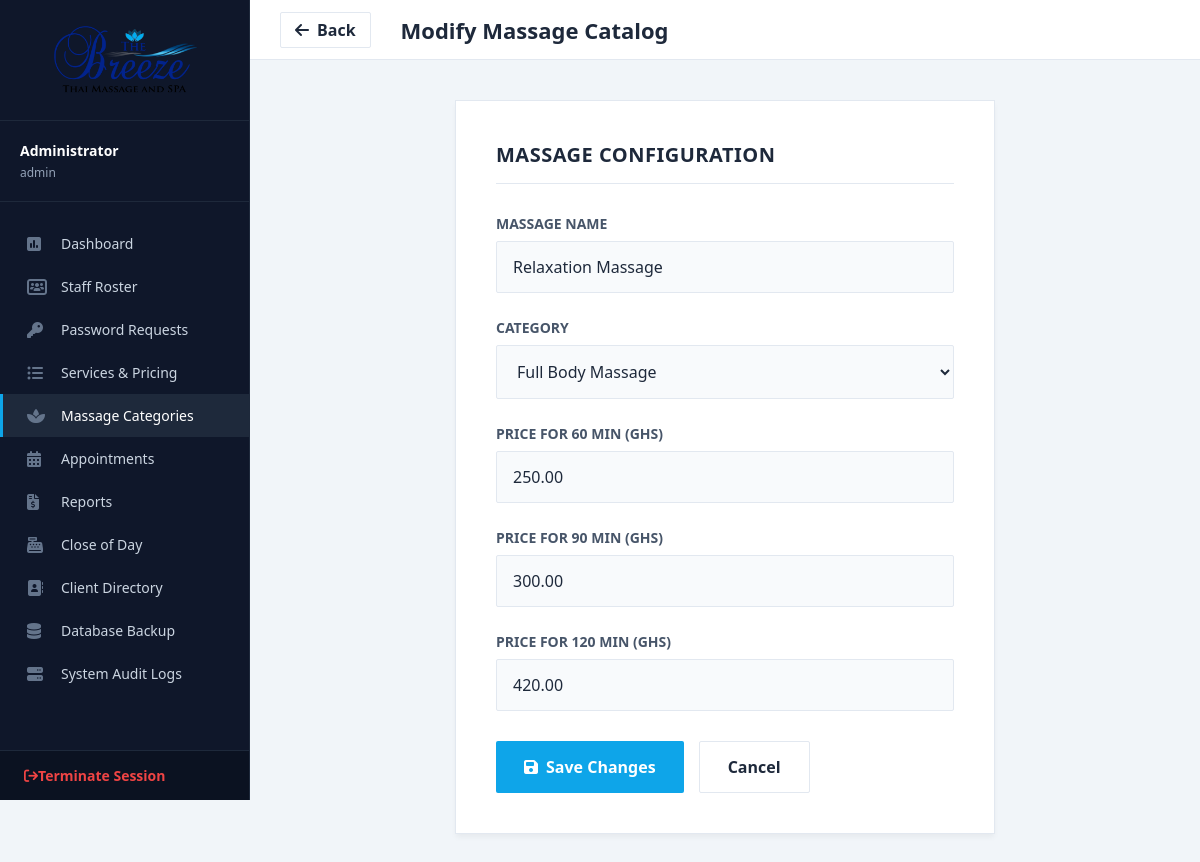
The app's page /admin/edit_massage.php?id=2&category=Full+Body+Massage (signed in) with its own data.
### tables this page shows
CREATE TABLE IF NOT EXISTS `massage_types` (
  `id` int(11) NOT NULL AUTO_INCREMENT,
  `name` varchar(100) DEFAULT NULL,
  `price_60` decimal(10,2) NOT NULL DEFAULT 0.00,
  `price_90` decimal(10,2) NOT NULL DEFAULT 0.00,
  `price_120` decimal(10,2) NOT NULL DEFAULT 0.00,
  `category` varchar(50) NOT NULL DEFAULT 'Full Body Massage',
  PRIMARY KEY (`id`)
);

### admin/edit_massage.php (the view, shortened to what this page needs)
<?php
include '../db.php';
$user_role = $_SESSION['user']['role'];
$massage_id = (int)$_GET['id'];
$stmt = $conn->prepare("SELECT * FROM massage_types WHERE id = ?");
$stmt->bind_param("i", $massage_id);
$stmt->execute();
$result = $stmt->get_result();
$massage = $result->fetch_assoc();
$return_category = trim((string)($_GET['category'] ?? $massage['category'] ?? 'Full Body Massage'));
$catalog_url = 'massage_management.php?category=' . urlencode($return_category);
?>
<!DOCTYPE html>
<html lang="en">
<head>
    <link rel="stylesheet" href="https://cdnjs.cloudflare.com/ajax/libs/font-awesome/6.4.0/css/all.min.css">
</head>
<body>
    <aside class="sidebar">
        <div class="sidebar-header"><img src="../assets/images/The-Breeze-1.png" alt="The Breeze Spa Logo" class="sidebar-logo"></div>
        <div class="user-profile"><h4><?= htmlspecialchars($_SESSION['user']['name']) ?></h4><p><?= htmlspecialchars($_SESSION['user']['username']) ?></p></div>
        <nav class="sidebar-menu">
            <a href="dashboard.php" class="menu-item"><i class="fas fa-square-poll-vertical"></i> Dashboard</a>
            <a href="staff_management.php" class="menu-item"><i class="fas fa-users-rectangle"></i> Staff Roster</a>
            <a href="password_requests.php" class="menu-item"><i class="fas fa-key"></i> Password Requests</a>
            <a href="services_management.php" class="menu-item"><i class="fas fa-list-ul"></i> Services & Pricing</a>
            <a href="massage_management.php" class="menu-item active"><i class="fas fa-spa"></i> Massage Categories</a>
            <a href="appointments.php" class="menu-item"><i class="fas fa-calendar-days"></i> Appointments</a>
            <a href="reports.php" class="menu-item"><i class="fas fa-file-invoice-dollar"></i> Reports</a>
            <a href="till.php" class="menu-item"><i class="fas fa-cash-register"></i> Close of Day</a>
            <a href="clients.php" class="menu-item"><i class="fas fa-address-book"></i> Client Directory</a>
            <?php if ($user_role === 'admin'): ?>
            <a href="backup.php" class="menu-item"><i class="fas fa-database"></i> Database Backup</a>
            <a href="audit_logs.php" class="menu-item"><i class="fas fa-server"></i> System Audit Logs</a>
            <?php endif; ?>
        </nav>
        <a href="../logout.php" class="logout-btn"><i class="fas fa-arrow-right-from-bracket"></i> Terminate Session</a>
    </aside>
    <main class="main-content">
        <header class="topbar">
            <h2>
                <a href="<?= htmlspecialchars($catalog_url) ?>" class="btn btn-outline btn-sm" style="margin-right: 15px; padding: 6px 14px;"><i class="fas fa-arrow-left"></i> Back</a>
                Modify Massage Catalog
            </h2>
        </header>
        <div class="content-wrapper">
            <div class="flat-card">
                <div class="flat-card-header"><h3>Massage Configuration</h3></div>
                <form method="post">
                    <div class="form-group">
                        <label>Massage Name</label>
                        <input type="text" name="name" class="form-control" value="<?= htmlspecialchars($massage['name']) ?>" required>
                    </div>
                    <div class="form-group">
                        <label>Category</label>
                        <select name="category" class="form-control" required>
                            <option value="Full Body Massage" <?= $massage['category'] === 'Full Body Massage' ? 'selected' : '' ?>>Full Body Massage</option>
                        </select>
                    </div>
                    <div class="form-group">
                        <label>Price for 60 Min (GHS)</label>
                        <input type="number" name="price_60" class="form-control" step="0.01" value="<?= htmlspecialchars($massage['price_60']) ?>">
                    </div>
                    <div class="form-group">
                        <label>Price for 90 Min (GHS)</label>
                        <input type="number" name="price_90" class="form-control" step="0.01" value="<?= htmlspecialchars($massage['price_90']) ?>">
                    </div>
                    <div class="form-group">
                        <label>Price for 120 Min (GHS)</label>
                        <input type="number" name="price_120" class="form-control" step="0.01" value="<?= htmlspecialchars($massage['price_120']) ?>">
                    </div>
                    <div class="action-group">
                        <button type="submit" class="btn btn-primary"><i class="fas fa-save"></i> Save Changes</button>
                        <a href="<?= htmlspecialchars($catalog_url) ?>" class="btn btn-outline">Cancel</a>
                    </div>
                </form>
            </div>
        </div>
    </main>
</body>
</html>

### admin/edit_massage.php (style rules this page uses)
:root { --brand-blue: #0ea5e9; --brand-dark: #0f172a; --bg-body: #f1f5f9; --bg-card: #ffffff; --text-main: #1e293b; --text-muted: #475569; --border-color: #e2e8f0; --sidebar-width: 250px; --topbar-height: 60px; --danger-color: #dc2626; }
* { margin: 0; padding: 0; box-sizing: border-box; font-family: 'Segoe UI', Tahoma, Geneva, Verdana, sans-serif; }
body { background-color: var(--bg-body); color: var(--text-main); display: flex; min-height: 100vh; font-size: 16px; }
.sidebar { width: var(--sidebar-width); background-color: var(--brand-dark); color: #ffffff; position: fixed; height: 100vh; left: 0; top: 0; display: flex; flex-direction: column; z-index: 100; border-right: 1px solid #1e293b; }
.sidebar-header { padding: 20px; border-bottom: 1px solid #1e293b; display: flex; align-items: center; justify-content: center; }
.sidebar-logo { width: 90%; max-height: 80px; object-fit: contain; }
.user-profile { padding: 20px; border-bottom: 1px solid #1e293b; font-size: 14px; }
.user-profile h4 { color: #ffffff; font-weight: 600; margin-bottom: 4px; }
.user-profile p { color: #94a3b8; font-size: 12px; }
.sidebar-menu { padding: 20px 0; flex: 1; }
.menu-item { display: flex; align-items: center; padding: 12px 24px; color: #cbd5e1; text-decoration: none; font-size: 14px; font-weight: 500; border-left: 3px solid transparent; transition: all 0.2s; }
.menu-item i { width: 24px; font-size: 16px; margin-right: 10px; color: #64748b; }
.menu-item:hover, .menu-item.active { background-color: #1e293b; color: #ffffff; border-left-color: var(--brand-blue); }
.logout-btn { display: flex; align-items: center; padding: 15px 24px; color: #ef4444; text-decoration: none; font-size: 14px; font-weight: 600; border-top: 1px solid #1e293b; background-color: #0b1221; }
.main-content { flex: 1; margin-left: var(--sidebar-width); display: flex; flex-direction: column; min-height: 100vh; }
.topbar { height: var(--topbar-height); background-color: var(--bg-card); border-bottom: 1px solid var(--border-color); display: flex; align-items: center; justify-content: space-between; padding: 0 30px; position: sticky; top: 0; z-index: 90; }
.topbar h2 { font-size: 22px; font-weight: 600; color: var(--text-main); display: flex; align-items: center; gap: 15px; }
.content-wrapper { padding: 40px 30px; flex: 1; width: 100%; max-width: 600px; margin: 0 auto; }
.flat-card { background-color: var(--bg-card); border: 1px solid var(--border-color); border-radius: 0; padding: 40px; box-shadow: 0 4px 6px -1px rgba(0, 0, 0, 0.05); }
.flat-card-header { border-bottom: 1px solid var(--border-color); padding-bottom: 15px; margin-bottom: 30px; }
.flat-card-header h3 { font-size: 20px; font-weight: 600; color: var(--text-main); text-transform: uppercase; letter-spacing: 0.5px; }
.form-group { margin-bottom: 25px; }
.form-group label { font-size: 14px; font-weight: 600; color: var(--text-muted); margin-bottom: 8px; text-transform: uppercase; display: block; }
.form-control { padding: 14px 16px; border: 1px solid var(--border-color); border-radius: 2px; font-size: 16px; color: var(--text-main); background-color: #f8fafc; outline: none; width: 100%; }
.btn { padding: 14px 28px; font-size: 16px; font-weight: 600; border: none; border-radius: 2px; cursor: pointer; transition: background-color 0.2s; display: inline-flex; align-items: center; gap: 8px; text-decoration: none; }
.btn-primary { background-color: var(--brand-blue); color: #ffffff; }
.btn-outline { background-color: transparent; border: 1px solid var(--border-color); color: var(--text-main); }
.action-group { display: flex; gap: 15px; margin-top: 30px; }

### records on screen
massage_types: name "Relaxation Massage", category "Full Body Massage", price_60 "250.00", price_90 "300.00", price_120 "420.00"

### other values on screen
$_SESSION['user']['name'] "Administrator"
$_SESSION['user']['username'] "admin"
